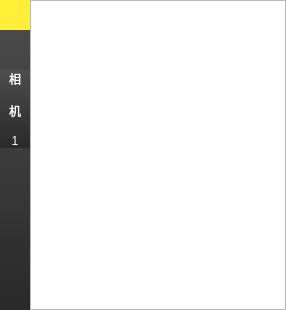
              <widget class="QWidget" name="pagemain1">
               <layout class="QVBoxLayout" name="verticalLayout_23">
                <property name="spacing">
                 <number>0</number>
                </property>
                <property name="leftMargin">
                 <number>0</number>
                </property>
                <property name="topMargin">
                 <number>0</number>
                </property>
                <property name="rightMargin">
                 <number>0</number>
                </property>
                <property name="bottomMargin">
                 <number>0</number>
                </property>
                <item>
                 <widget class="QWidget" name="widgetMain1" native="true">
                  <layout class="QHBoxLayout" name="horizontalLayout_31">
                   <property name="spacing">
                    <number>0</number>
                   </property>
                   <property name="leftMargin">
                    <number>0</number>
                   </property>
                   <property name="topMargin">
                    <number>0</number>
                   </property>
                   <property name="rightMargin">
                    <number>0</number>
                   </property>
                   <property name="bottomMargin">
                    <number>0</number>
                   </property>
                   <item>
                    <widget class="QWidget" name="widget_32" native="true">
                     <property name="minimumSize">
                      <size>
                       <width>0</width>
                       <height>0</height>
                      </size>
                     </property>
                     <property name="maximumSize">
                      <size>
                       <width>16777215</width>
                       <height>10000</height>
                      </size>
                     </property>
                     <property name="styleSheet">
                      <string notr="true">background: qlineargradient(spread:pad, x1:0, y1:0, x2:0, y2:1, stop:0#4D4D4D, stop:1 #292929);</string>
                     </property>
                     <layout class="QVBoxLayout" name="verticalLayout_41">
                      <property name="spacing">
                       <number>0</number>
                      </property>
                      <property name="leftMargin">
                       <number>0</number>
                      </property>
                      <property name="topMargin">
                       <number>0</number>
                      </property>
                      <property name="rightMargin">
                       <number>0</number>
                      </property>
                      <property name="bottomMargin">
                       <number>0</number>
                      </property>
                      <item>
                       <layout class="QVBoxLayout" name="verticalLayout_22">
                        <property name="spacing">
                         <number>0</number>
                        </property>
                        <item>
                         <widget class="QLabel" name="label_51">
                          <property name="minimumSize">
                           <size>
                            <width>30</width>
                            <height>30</height>
                           </size>
                          </property>
                          <property name="maximumSize">
                           <size>
                            <width>30</width>
                            <height>30</height>
                           </size>
                          </property>
                          <property name="styleSheet">
                           <string notr="true">background-color:rgb(255, 239, 55)</string>
                          </property>
                          <property name="text">
                           <string/>
                          </property>
                         </widget>
                        </item>
                        <item>
                         <spacer name="verticalSpacer_12">
                          <property name="orientation">
                           <enum>Qt::Vertical</enum>
                          </property>
                          <property name="sizeHint" stdset="0">
                           <size>
                            <width>20</width>
                            <height>40</height>
                           </size>
                          </property>
                         </spacer>
                        </item>
                       </layout>
                      </item>
                      <item>
                       <widget class="QLabel" name="label_25">
                        <property name="styleSheet">
                         <string notr="true">color: rgb(255, 255, 255);
font: 75 14pt &quot;微软雅黑&quot;;</string>
                        </property>
                        <property name="text">
                         <string>相

机

1</string>
                        </property>
                        <property name="alignment">
                         <set>Qt::AlignCenter</set>
                        </property>
                       </widget>
                      </item>
                      <item>
                       <spacer name="verticalSpacer_13">
                        <property name="orientation">
                         <enum>Qt::Vertical</enum>
                        </property>
                        <property name="sizeHint" stdset="0">
                         <size>
                          <width>20</width>
                          <height>162</height>
                         </size>
                        </property>
                       </spacer>
                      </item>
                     </layout>
                    </widget>
                   </item>
                   <item>
                    <widget class="GraphicsView" name="graphicsViewMain1"/>
                   </item>
                  </layout>
                 </widget>
                </item>
               </layout>
              </widget>
